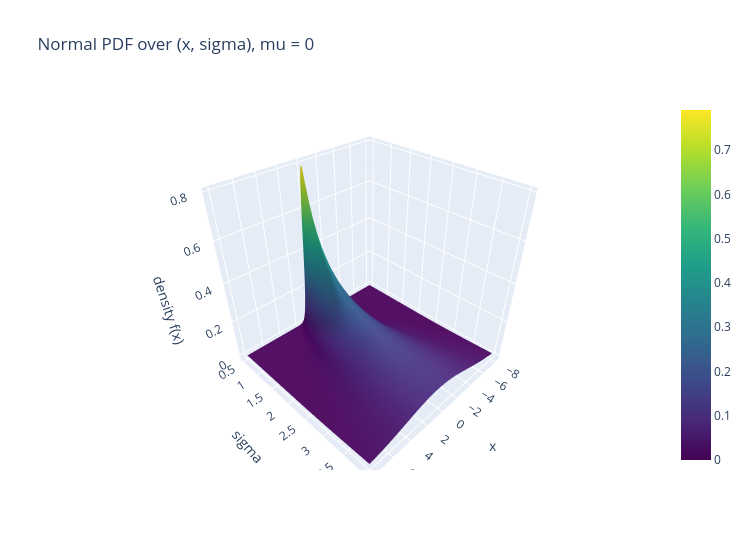

The notebook cell this image was saved under:
### Markdown cell above
### 8.3 Interactive Plotly version
The (x, sigma) surface of 8.1; drag to rotate and hover to read exact densities.

### Code cell
fig = go.Figure(go.Surface(x=x_values, y=sigma_values, z=Z, colorscale="Viridis"))
fig.update_layout(title="Normal PDF over (x, sigma), mu = 0", width=750, height=550,
                  scene=dict(xaxis_title="x", yaxis_title="sigma", zaxis_title="density f(x)"))
fig.show()

### Figure 1 — Plotly figure (JSON) as saved in the notebook; plotly's stock layout.template omitted (floating-point values rounded to 4 significant figures; data arrays with more than 128 entries replaced by an {"elided": "..."} marker saying what was removed)
{"data": [{"colorscale": [[0.0, "#440154"], [0.1111, "#482878"], [0.2222, "#3e4989"], [0.3333, "#31688e"], [0.4444, "#26828e"], [0.5556, "#1f9e89"], [0.6667, "#35b779"], [0.7778, "#6ece58"], [0.8889, "#b5de2b"], [1.0, "#fde725"]], "type": "surface", "x": [-8.0, -7.866, -7.731, -7.597, -7.462, -7.328, -7.193, -7.059, -6.924, -6.79, -6.655, -6.521, -6.387, -6.252, -6.118, -5.983, -5.849, -5.714, -5.58, -5.445, -5.311, -5.176, -5.042, -4.908, -4.773, -4.639, -4.504, -4.37, -4.235, -4.101, -3.966, -3.832, -3.697, -3.563, -3.429, -3.294, -3.16, -3.025, -2.891, -2.756, -2.622, -2.487, -2.353, -2.218, -2.084, -1.95, -1.815, -1.681, -1.546, -1.412, -1.277, -1.143, -1.008, -0.8739, -0.7395, -0.605, -0.4706, -0.3361, -0.2017, -0.06723, 0.06723, 0.2017, 0.3361, 0.4706, 0.605, 0.7395, 0.8739, 1.008, 1.143, 1.277, 1.412, 1.546, 1.681, 1.815, 1.95, 2.084, 2.218, 2.353, 2.487, 2.622, 2.756, 2.891, 3.025, 3.16, 3.294, 3.429, 3.563, 3.697, 3.832, 3.966, 4.101, 4.235, 4.37, 4.504, 4.639, 4.773, 4.908, 5.042, 5.176, 5.311, 5.445, 5.58, 5.714, 5.849, 5.983, 6.118, 6.252, 6.387, 6.521, 6.655, 6.79, 6.924, 7.059, 7.193, 7.328, 7.462, 7.597, 7.731, 7.866, 8.0], "y": [0.5, 0.5897, 0.6795, 0.7692, 0.859, 0.9487, 1.038, 1.128, 1.218, 1.308, 1.397, 1.487, 1.577, 1.667, 1.756, 1.846, 1.936, 2.026, 2.115, 2.205, 2.295, 2.385, 2.474, 2.564, 2.654, 2.744, 2.833, 2.923, 3.013, 3.103, 3.192, 3.282, 3.372, 3.462, 3.551, 3.641, 3.731, 3.821, 3.91, 4.0], "z": {"elided": "40x120 float values"}}], "layout": {"height": 550, "scene": {"xaxis": {"title": {"text": "x"}}, "yaxis": {"title": {"text": "sigma"}}, "zaxis": {"title": {"text": "density f(x)"}}}, "title": {"text": "Normal PDF over (x, sigma), mu = 0"}, "width": 750}}
